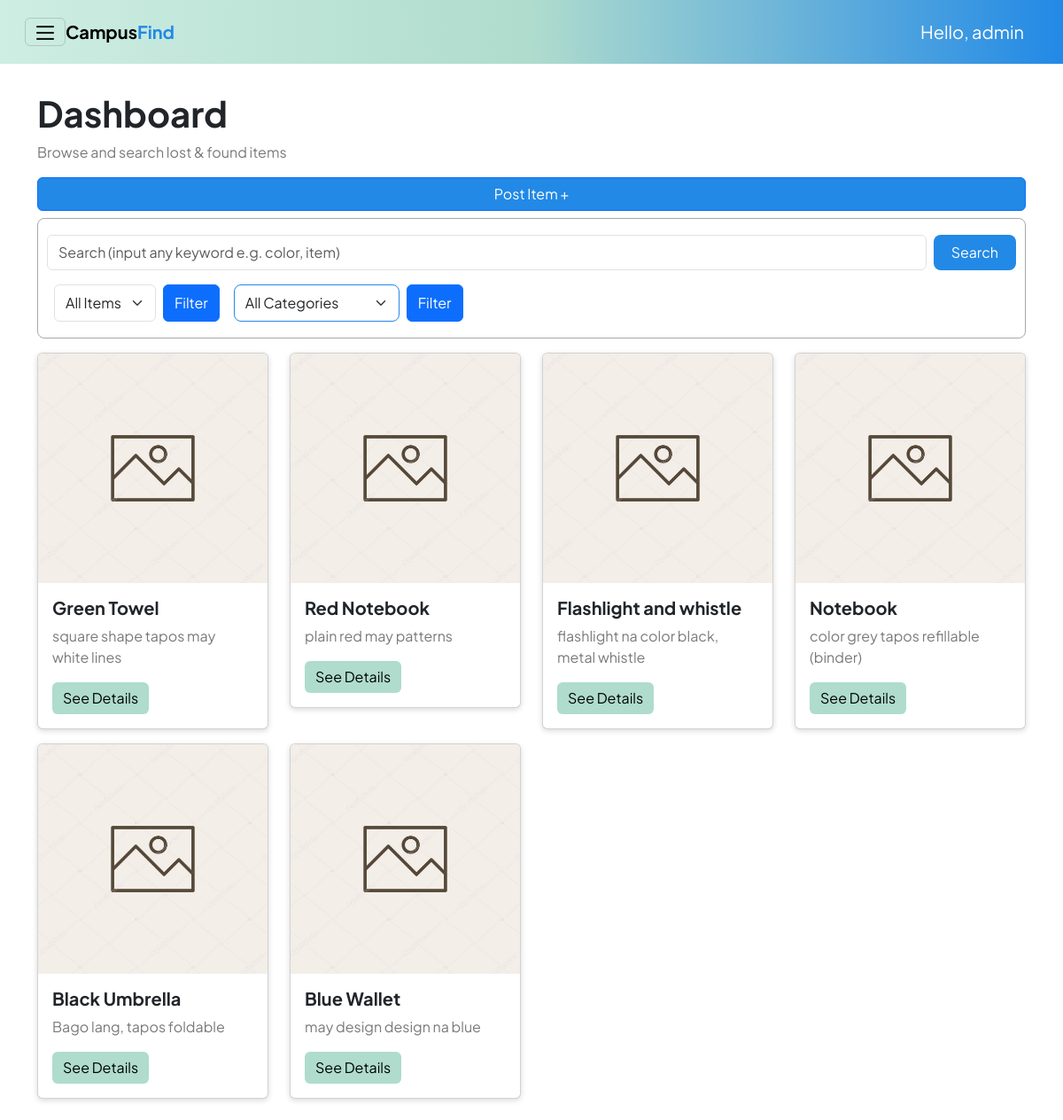
Page /interfaces/admin/dashboard_admin.php (signed in) on the earlier database version.
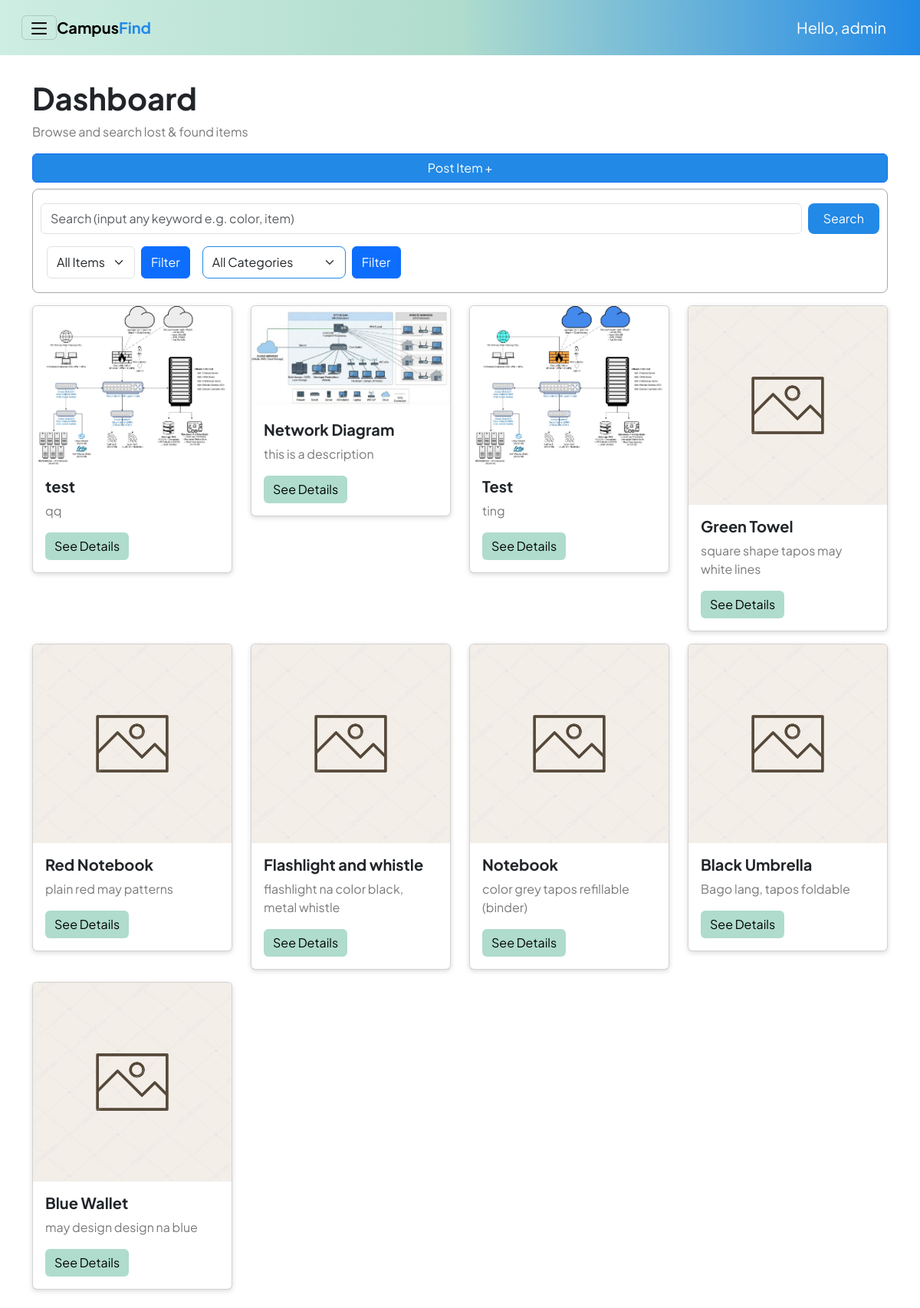
Same page on the later database version.
### tables this page shows
CREATE TABLE items (
        id INTEGER PRIMARY KEY AUTOINCREMENT,
        user_id INTEGER NOT NULL,
        title TEXT NOT NULL,
        description TEXT,
        item_status TEXT NOT NULL,     -- 'lost' or 'found'
        category_id INTEGER,
        location_lost TEXT,
        location_found TEXT,
        date_lost_or_found DATE,
        current_location TEXT,
        image_path TEXT,
        created_at DATETIME DEFAULT CURRENT_TIMESTAMP,
        -- updated_at DATETIME DEFAULT CURRENT_TIMESTAMP,
        claimed_by_user_id INTEGER,
        claimed_at DATETIME,

        FOREIGN KEY (user_id) REFERENCES users(id) ON DELETE CASCADE,
        FOREIGN KEY (claimed_by_user_id) REFERENCES users(id) ON DELETE SET NULL,
        FOREIGN KEY (category_id) REFERENCES categories(id)
    );

### interfaces/admin/dashboard_admin.php (the view, shortened to what this page needs)
<?php
$admin = $_SESSION["user"];
$db = get_db();
$action = $_GET["action"] ?? "list";
$sql = "SELECT items.*, categories.name AS category_name
        FROM items
        LEFT JOIN categories ON items.category_id = categories.id";
$sql .= " ORDER BY items.id DESC";
?>
<!DOCTYPE html>
<html lang="en">
<head>
    <link rel="stylesheet" href="../../reusable/header.css">
    <link rel="stylesheet" href="../../reusable/cards.css">
    <link rel="stylesheet" href="../../reusable/form.css">
    <link href="https://cdn.jsdelivr.net/npm/bootstrap@5.3.8/dist/css/bootstrap.min.css" rel="stylesheet">
</head>
<body class="m-0 border-0 bd-example">
<nav class="navbar p-3 sticky-top">
    <div class="container-fluid">
        <button class="navbar-toggler" type="button" data-bs-toggle="offcanvas"
                data-bs-target="#offcanvasWithBothOptions" aria-controls="offcanvasWithBothOptions"
                aria-expanded="false" aria-label="Toggle navigation">
            <img src="/assets/hamburger.png" alt="hamburger icon" width="20px" height="20px">
        </button>
        <strong><a class="navbar-brand me-auto" href="#">Campus<span class = "find">Find</a></strong>
        <a class="navbar-brand ms-auto text-white" href="#">Hello, <?php echo htmlspecialchars($admin["username"]); ?></a>
    </div>
</nav>
<div class="container my-3">
    <?php if ($action === "create"): ?>
        <h3 class="mb-4" style="font-weight: 700; color: #334155;">Post New Item</h3>
        <form method="post" action="?action=store" enctype="multipart/form-data">
            <div class="form-grid-layout">
                <div class="form-left">
                    <div class="input-group-modern">
                        <label>Item Name</label>
                        <input type="text" name="title" placeholder="e.g. Blue Jansport Backpack" required>
                    </div>
                    <div class="form-row">
                        <div class="input-group-modern">
                            <label>Status</label>
                            <select name="item_status" id="status" required>
                                <option value="">Select Status</option>
                                <option value="lost">Lost</option>
                                <option value="found">Found</option>
                            </select>
                        </div>
                        <div class="input-group-modern">
                            <label>Category</label>
                            <select name="category_id" id="category_id" required>
                                <option value="">Select Category</option>
                                <?php
                                $catQ = $db->query("SELECT * FROM categories ORDER BY name");
                                while($c = $catQ->fetchArray(SQLITE3_ASSOC)):
                                ?>
                                    <option value="<?= $c['id']; ?>">
                                        <?= ucfirst(str_replace('_', ' ', $c['name'])); ?>
                                    </option>
                                <?php endwhile; ?>
                            </select>
                        </div>
                    </div>
                    <div class="input-group-modern">
                        <label>Description</label>
                        <textarea name="description" rows="3" placeholder="Describe the item (color, distinctive marks, brand)..."></textarea>
                    </div>
                    <div class="form-row">
                        <div class="input-group-modern">
                            <label>Lost Location</label>
                            <input type="text" name="location_lost" id="location_lost" placeholder="Where was it lost?">
                        </div>
                        <div class="input-group-modern">
                            <label>Found Location</label>
                            <input type="text" name="location_found" id="location_found" placeholder="Where was it found?" disabled>
                        </div>
                    </div>
                    <div class="form-row">
                        <div class="input-group-modern">
                            <label id="dateLabel">Date Event</label>
                            <div class="date-card">
                                <input type="date" name="date_lost_or_found" id="date_lost_or_found" style="border:none; background:transparent; padding:0;">
                            </div>
                        </div>
                        <div class="input-group-modern">
                            <label>Current Location (If Found)</label>
                            <input type="text" name="current_location" placeholder="e.g. Guard House / Admin Office">
                        </div>
                    </div>
                    <div class="d-flex gap-2 mt-2">
                        <button class="btn btn-primary w-50" type="submit">Publish Post</button>
                        <a class="btn btn-secondary w-50" href="dashboard_admin.php" style="background-color: #cbd5e1; color: #334155; border:none;">Cancel</a>
                    </div>
                </div>
                <div class="form-right">
                    <div class="input-group-modern" style="height: 100%;">
                        <label>Item Image</label>
                        <div class="image-upload-wrapper">
                            <input type="file" name="item_image" id="file-input-real" accept="image/*" onchange="previewImage(event)">
                            <img id="image-preview" src="#" alt="Image Preview">
                            <div class="upload-placeholder" id="upload-placeholder">
                                <svg xmlns="http://www.w3.org/2000/svg" viewBox="0 0 24 24"><path d="M19.35 10.04C18.67 6.59 15.64 4 12 4 9.11 4 6.6 5.64 5.35 8.04 2.34 8.36 0 10.91 0 14c0 3.31 2.69 6 6 6h13c2.76 0 5-2.24 5-5 0-2.64-2.05-4.78-4.65-4.96zM14 13v4h-4v-4H7l5-5 5 5h-3z"/></svg>
                                <p><strong>Click to Upload</strong><br>or drag and drop here</p>
                            </div>
                        </div>
                    </div>
                </div>
            </div>
        </form>
        <script>
        function previewImage(event) {
            const input = event.target;
            const preview = document.getElementById('image-preview');
            const placeholder = document.getElementById('upload-placeholder');
            if (input.files && input.files[0]) {
                const reader = new FileReader();
                reader.onload = function(e) {
                    preview.src = e.target.result;
                    preview.style.display = 'block'; // Show image
                    placeholder.style.display = 'none'; // Hide text
                }
                reader.readAsDataURL(input.files[0]);
            } else {
                preview.style.display = 'none';
                placeholder.style.display = 'block';
            }
        }
        </script>
    <?php else: ?>
        <section class = "heroSection pt-3">
            <h1><strong>Dashboard</strong></h1>
            <p class = "subtext">Browse and search lost & found items</p>
            <a id = "postItems" type="button" class="btn btn-primary" href="?action=create">
                Post Item +
            </a>
        </section>
        <div class="search-filter-container my-2">
            <form class="d-flex py-2 w-100" method="GET">
                <input
                    class="form-control me-2"
                    type="search"
                    name="search"
                    placeholder="Search (input any keyword e.g. color, item)"
                    value="<?php echo htmlspecialchars($_GET['search'] ?? ''); ?>"
                />
                <button class="btn searchBtn" type="submit">Search</button>
            </form>
            <form method="GET" class="d-flex">
                <select name="item_status" class="form-select m-2 me-auto">
                    <option value="">All Items</option>
                </select>
                <button type="submit" class="btn btn-primary m-2">Filter</button>
            </form>
            <form method="GET" class="d-flex">
                <select id="filterCategory" name="category_id" class="form-select m-2 me-auto">
                    <option value="">All Categories</option>
                </select>
                <button type="submit" class="btn btn-primary m-2">Filter</button>
            </form>
        </div>
        <?php
        $result = $db->query($sql);
        $items = [];
        while ($row = $result->fetchArray(SQLITE3_ASSOC)) {
            $items[] = $row;
        } ?>
        <div class="row">
            <?php if (empty($items)): ?>
                <p>No items found.</p>
            <?php else: ?>
                <?php foreach ($items as $it): ?>
                    <div class="col-md-3">
                        <div class="card my-2">
                            <?php if(!empty($it['image_path'])): ?>
                                <img src="../../<?php echo htmlspecialchars($it['image_path']); ?>" class="card-img-top" alt="Item image">
                            <?php else: ?>
                                <img src="/assets/image.png" class="card-img-top" alt="Default image">
                            <?php endif; ?>
                            <div class="card-body">
                                <h5 class="card-title"><strong><?php echo htmlspecialchars($it["title"]); ?></strong></h5>
                                <p class="card-text"><?php echo htmlspecialchars($it["description"]); ?></p>
                                <button id = "seeDetails" type="button" class="btn btn-primary" data-bs-toggle="modal" data-bs-target="#modal-<?php echo $it['id']; ?>">
                                    See Details
                                </button>
                            </div>
                        </div>
                    </div>
                <?php endforeach; ?>
            <?php endif; ?>
        </div>
    <?php endif; ?>
</div>
</body>
</html>

### reusable/header.css (style rules this page uses)
:root { --color-primary-gradient: linear-gradient(to right, #ceede3,#afdccd, #2289e6); --blue-primary: #2289e6; --button: #afdccd; --button-hover: #ceede3; --bg: #f8f8f8; --gray-text: #7b7979; --lost-color: #ff0000; --found-color: #2289e6; --claimed-color: #558d57; --pending-color: #ffa629; }
* { font-family: "Plus Jakarta Sans", sans-serif; }
.navbar-brand { font-size: 20px !important; }
.find { color: var(--blue-primary); }
nav { background: var(--color-primary-gradient); }
#postItems { background-color: var(--blue-primary); width: 100%; }
button.searchBtn { background-color: var(--blue-primary) !important; color: white; border: none; padding: 8px 20px; border-radius: 8px; }
.search-filter-container { border: 1px solid #a9a8a8; border-radius: 8px; padding: 10px; }
#filterStatus, #filterCategory { border-color: var(--blue-primary); padding: 8px 12px !important; border-radius: 8px; cursor: pointer; }
#seeDetails { color: black; background-color: var(--button); border: none; }
.card-text, .subtext { color: var(--gray-text) }
.search-filter-container { display: flex; flex-wrap: wrap; }

### reusable/cards.css (style rules this page uses)
:root { --color-primary: #2289e6; --color-ui-accent: #afdccd; --color-ui-surface: #f8f8f8; --lost-color: #ff0000; --found-color: #2289e6; --claimed-color: #558d57; --pending-color: #ffa629; }
.card { display: flex !important; flex-direction: row !important; height: auto !important; width: auto !important; overflow: hidden !important; transition: box-shadow 0.3s ease; box-shadow: 0 2px 6px rgba(0,0,0,0.15); }
.card img { height: 100%; width: 150px; object-fit: cover; }
@media (min-width: 768px) { .card { display: block !important; width: 100% !important; } }
@media (min-width: 768px) { .card img { width: 100%; height: 100%; object-fit: cover; } }

### reusable/form.css (style rules this page uses)
:root { --color-primary: #2289e6; --color-ui-accent: #afdccd; --color-ui-surface: #f8f8f8; --lost-color: #ff0000; --found-color: #2289e6; --claimed-color: #558d57; --pending-color: #ffa629; }

Differences in the rows shown:
added items: image_path (picture), title "test", description "qq"
added items: image_path (picture), title "Network Diagram", description "this is a description"
added items: image_path (picture), title "Test", description "ting"
